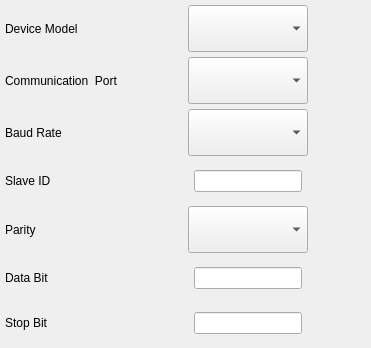
<?xml version="1.0" encoding="UTF-8"?>
<ui version="4.0">
 <class>ModbusRTUSetForm</class>
 <widget class="QWidget" name="ModbusRTUSetForm">
  <property name="geometry">
   <rect>
    <x>0</x>
    <y>0</y>
    <width>371</width>
    <height>348</height>
   </rect>
  </property>
  <property name="windowTitle">
   <string>Form</string>
  </property>
  <layout class="QVBoxLayout" name="verticalLayout" stretch="1,1,1,1,1,1,1">
   <property name="spacing">
    <number>5</number>
   </property>
   <property name="margin">
    <number>5</number>
   </property>
   <item>
    <layout class="QHBoxLayout" name="horizontalLayout_7">
     <item>
      <widget class="QLabel" name="label_7">
       <property name="minimumSize">
        <size>
         <width>120</width>
         <height>40</height>
        </size>
       </property>
       <property name="text">
        <string>Device Model</string>
       </property>
      </widget>
     </item>
     <item>
      <spacer name="horizontalSpacer_11">
       <property name="orientation">
        <enum>Qt::Horizontal</enum>
       </property>
       <property name="sizeHint" stdset="0">
        <size>
         <width>40</width>
         <height>20</height>
        </size>
       </property>
      </spacer>
     </item>
     <item>
      <widget class="QComboBox" name="device_model_">
       <property name="sizePolicy">
        <sizepolicy hsizetype="Preferred" vsizetype="Preferred">
         <horstretch>0</horstretch>
         <verstretch>0</verstretch>
        </sizepolicy>
       </property>
       <property name="minimumSize">
        <size>
         <width>120</width>
         <height>40</height>
        </size>
       </property>
      </widget>
     </item>
     <item>
      <spacer name="horizontalSpacer_12">
       <property name="orientation">
        <enum>Qt::Horizontal</enum>
       </property>
       <property name="sizeHint" stdset="0">
        <size>
         <width>40</width>
         <height>20</height>
        </size>
       </property>
      </spacer>
     </item>
    </layout>
   </item>
   <item>
    <layout class="QHBoxLayout" name="horizontalLayout">
     <item>
      <widget class="QLabel" name="label">
       <property name="minimumSize">
        <size>
         <width>120</width>
         <height>40</height>
        </size>
       </property>
       <property name="text">
        <string>Communication  Port</string>
       </property>
      </widget>
     </item>
     <item>
      <spacer name="horizontalSpacer">
       <property name="orientation">
        <enum>Qt::Horizontal</enum>
       </property>
       <property name="sizeHint" stdset="0">
        <size>
         <width>40</width>
         <height>20</height>
        </size>
       </property>
      </spacer>
     </item>
     <item>
      <widget class="QComboBox" name="com_port_">
       <property name="sizePolicy">
        <sizepolicy hsizetype="Preferred" vsizetype="Preferred">
         <horstretch>0</horstretch>
         <verstretch>0</verstretch>
        </sizepolicy>
       </property>
       <property name="minimumSize">
        <size>
         <width>120</width>
         <height>40</height>
        </size>
       </property>
      </widget>
     </item>
     <item>
      <spacer name="horizontalSpacer_3">
       <property name="orientation">
        <enum>Qt::Horizontal</enum>
       </property>
       <property name="sizeHint" stdset="0">
        <size>
         <width>40</width>
         <height>20</height>
        </size>
       </property>
      </spacer>
     </item>
    </layout>
   </item>
   <item>
    <layout class="QHBoxLayout" name="horizontalLayout_2">
     <item>
      <widget class="QLabel" name="label_2">
       <property name="minimumSize">
        <size>
         <width>120</width>
         <height>40</height>
        </size>
       </property>
       <property name="text">
        <string>Baud Rate</string>
       </property>
      </widget>
     </item>
     <item>
      <spacer name="horizontalSpacer_2">
       <property name="orientation">
        <enum>Qt::Horizontal</enum>
       </property>
       <property name="sizeHint" stdset="0">
        <size>
         <width>40</width>
         <height>20</height>
        </size>
       </property>
      </spacer>
     </item>
     <item>
      <widget class="QComboBox" name="baud_rate_">
       <property name="sizePolicy">
        <sizepolicy hsizetype="Preferred" vsizetype="Preferred">
         <horstretch>0</horstretch>
         <verstretch>0</verstretch>
        </sizepolicy>
       </property>
       <property name="minimumSize">
        <size>
         <width>120</width>
         <height>40</height>
        </size>
       </property>
      </widget>
     </item>
     <item>
      <spacer name="horizontalSpacer_4">
       <property name="orientation">
        <enum>Qt::Horizontal</enum>
       </property>
       <property name="sizeHint" stdset="0">
        <size>
         <width>40</width>
         <height>20</height>
        </size>
       </property>
      </spacer>
     </item>
    </layout>
   </item>
   <item>
    <layout class="QHBoxLayout" name="horizontalLayout_3">
     <item>
      <widget class="QLabel" name="label_3">
       <property name="minimumSize">
        <size>
         <width>120</width>
         <height>40</height>
        </size>
       </property>
       <property name="text">
        <string>Slave ID</string>
       </property>
      </widget>
     </item>
     <item>
      <spacer name="horizontalSpacer_5">
       <property name="orientation">
        <enum>Qt::Horizontal</enum>
       </property>
       <property name="sizeHint" stdset="0">
        <size>
         <width>40</width>
         <height>20</height>
        </size>
       </property>
      </spacer>
     </item>
     <item>
      <widget class="QLineEdit" name="slave_id_"/>
     </item>
     <item>
      <spacer name="horizontalSpacer_6">
       <property name="orientation">
        <enum>Qt::Horizontal</enum>
       </property>
       <property name="sizeHint" stdset="0">
        <size>
         <width>40</width>
         <height>20</height>
        </size>
       </property>
      </spacer>
     </item>
    </layout>
   </item>
   <item>
    <layout class="QHBoxLayout" name="horizontalLayout_4">
     <item>
      <widget class="QLabel" name="label_4">
       <property name="minimumSize">
        <size>
         <width>120</width>
         <height>40</height>
        </size>
       </property>
       <property name="text">
        <string>Parity</string>
       </property>
      </widget>
     </item>
     <item>
      <spacer name="horizontalSpacer_7">
       <property name="orientation">
        <enum>Qt::Horizontal</enum>
       </property>
       <property name="sizeHint" stdset="0">
        <size>
         <width>40</width>
         <height>20</height>
        </size>
       </property>
      </spacer>
     </item>
     <item>
      <widget class="QComboBox" name="parity_">
       <property name="sizePolicy">
        <sizepolicy hsizetype="Preferred" vsizetype="Preferred">
         <horstretch>0</horstretch>
         <verstretch>0</verstretch>
        </sizepolicy>
       </property>
       <property name="minimumSize">
        <size>
         <width>120</width>
         <height>40</height>
        </size>
       </property>
      </widget>
     </item>
     <item>
      <spacer name="horizontalSpacer_8">
       <property name="orientation">
        <enum>Qt::Horizontal</enum>
       </property>
       <property name="sizeHint" stdset="0">
        <size>
         <width>40</width>
         <height>20</height>
        </size>
       </property>
      </spacer>
     </item>
    </layout>
   </item>
   <item>
    <layout class="QHBoxLayout" name="horizontalLayout_6">
     <item>
      <widget class="QLabel" name="label_6">
       <property name="minimumSize">
        <size>
         <width>120</width>
         <height>40</height>
        </size>
       </property>
       <property name="text">
        <string>Data Bit</string>
       </property>
      </widget>
     </item>
     <item>
      <spacer name="horizontalSpacer_17">
       <property name="orientation">
        <enum>Qt::Horizontal</enum>
       </property>
       <property name="sizeHint" stdset="0">
        <size>
         <width>40</width>
         <height>20</height>
        </size>
       </property>
      </spacer>
     </item>
     <item>
      <widget class="QLineEdit" name="data_bit_"/>
     </item>
     <item>
      <spacer name="horizontalSpacer_18">
       <property name="orientation">
        <enum>Qt::Horizontal</enum>
       </property>
       <property name="sizeHint" stdset="0">
        <size>
         <width>40</width>
         <height>20</height>
        </size>
       </property>
      </spacer>
     </item>
    </layout>
   </item>
   <item>
    <layout class="QHBoxLayout" name="horizontalLayout_5">
     <item>
      <widget class="QLabel" name="label_5">
       <property name="minimumSize">
        <size>
         <width>120</width>
         <height>40</height>
        </size>
       </property>
       <property name="text">
        <string>Stop Bit</string>
       </property>
      </widget>
     </item>
     <item>
      <spacer name="horizontalSpacer_9">
       <property name="orientation">
        <enum>Qt::Horizontal</enum>
       </property>
       <property name="sizeHint" stdset="0">
        <size>
         <width>40</width>
         <height>20</height>
        </size>
       </property>
      </spacer>
     </item>
     <item>
      <widget class="QLineEdit" name="stop_bit_"/>
     </item>
     <item>
      <spacer name="horizontalSpacer_10">
       <property name="orientation">
        <enum>Qt::Horizontal</enum>
       </property>
       <property name="sizeHint" stdset="0">
        <size>
         <width>40</width>
         <height>20</height>
        </size>
       </property>
      </spacer>
     </item>
    </layout>
   </item>
  </layout>
 </widget>
 <resources/>
 <connections/>
</ui>
